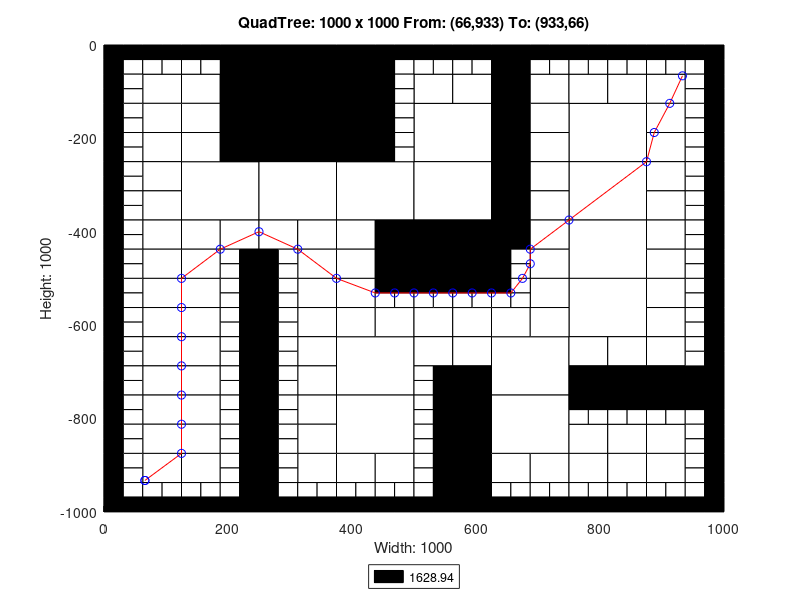

Reproduce this figure in MATLAB.
axis([0 1000 -1000 0]);
title('QuadTree: 1000 x 1000 From: (66,933) To: (933,66)');
xlabel('Width: 1000');
ylabel('Height: 1000');
rectangle('Position',[250 -125 125 125], 'FaceColor',[0 0 0]);
rectangle('Position',[250 -250 125 125], 'FaceColor',[0 0 0]);
rectangle('Position',[125 -375 125 125], 'FaceColor',[1 1 1]);
rectangle('Position',[250 -375 125 125], 'FaceColor',[1 1 1]);
rectangle('Position',[375 -375 125 125], 'FaceColor',[1 1 1]);
rectangle('Position',[500 -250 125 125], 'FaceColor',[1 1 1]);
rectangle('Position',[750 -250 125 125], 'FaceColor',[1 1 1]);
rectangle('Position',[500 -375 125 125], 'FaceColor',[1 1 1]);
rectangle('Position',[500 -500 125 125], 'FaceColor',[0 0 0]);
rectangle('Position',[750 -375 125 125], 'FaceColor',[1 1 1]);
rectangle('Position',[750 -500 125 125], 'FaceColor',[1 1 1]);
rectangle('Position',[375 -750 125 125], 'FaceColor',[1 1 1]);
rectangle('Position',[375 -875 125 125], 'FaceColor',[1 1 1]);
rectangle('Position',[625 -750 125 125], 'FaceColor',[1 1 1]);
rectangle('Position',[750 -625 125 125], 'FaceColor',[1 1 1]);
rectangle('Position',[625 -875 125 125], 'FaceColor',[1 1 1]);
rectangle('Position',[62.5 -125 62.5 62.5], 'FaceColor',[1 1 1]);
rectangle('Position',[187.5 -62.5 62.5 62.5], 'FaceColor',[0 0 0]);
rectangle('Position',[125 -125 62.5 62.5], 'FaceColor',[1 1 1]);
rectangle('Position',[187.5 -125 62.5 62.5], 'FaceColor',[0 0 0]);
rectangle('Position',[62.5 -187.5 62.5 62.5], 'FaceColor',[1 1 1]);
rectangle('Position',[62.5 -250 62.5 62.5], 'FaceColor',[1 1 1]);
rectangle('Position',[125 -187.5 62.5 62.5], 'FaceColor',[1 1 1]);
rectangle('Position',[187.5 -187.5 62.5 62.5], 'FaceColor',[0 0 0]);
rectangle('Position',[125 -250 62.5 62.5], 'FaceColor',[1 1 1]);
rectangle('Position',[187.5 -250 62.5 62.5], 'FaceColor',[0 0 0]);
rectangle('Position',[375 -62.5 62.5 62.5], 'FaceColor',[0 0 0]);
rectangle('Position',[375 -125 62.5 62.5], 'FaceColor',[0 0 0]);
rectangle('Position',[375 -187.5 62.5 62.5], 'FaceColor',[0 0 0]);
rectangle('Position',[375 -250 62.5 62.5], 'FaceColor',[0 0 0]);
rectangle('Position',[62.5 -312.5 62.5 62.5], 'FaceColor',[1 1 1]);
rectangle('Position',[62.5 -375 62.5 62.5], 'FaceColor',[1 1 1]);
rectangle('Position',[62.5 -437.5 62.5 62.5], 'FaceColor',[1 1 1]);
rectangle('Position',[62.5 -500 62.5 62.5], 'FaceColor',[1 1 1]);
rectangle('Position',[125 -437.5 62.5 62.5], 'FaceColor',[1 1 1]);
rectangle('Position',[187.5 -437.5 62.5 62.5], 'FaceColor',[1 1 1]);
rectangle('Position',[125 -500 62.5 62.5], 'FaceColor',[1 1 1]);
rectangle('Position',[250 -437.5 62.5 62.5], 'FaceColor',[1 1 1]);
rectangle('Position',[312.5 -437.5 62.5 62.5], 'FaceColor',[1 1 1]);
rectangle('Position',[312.5 -500 62.5 62.5], 'FaceColor',[1 1 1]);
rectangle('Position',[375 -437.5 62.5 62.5], 'FaceColor',[1 1 1]);
rectangle('Position',[437.5 -437.5 62.5 62.5], 'FaceColor',[0 0 0]);
rectangle('Position',[375 -500 62.5 62.5], 'FaceColor',[1 1 1]);
rectangle('Position',[437.5 -500 62.5 62.5], 'FaceColor',[0 0 0]);
rectangle('Position',[500 -125 62.5 62.5], 'FaceColor',[1 1 1]);
rectangle('Position',[562.5 -125 62.5 62.5], 'FaceColor',[1 1 1]);
rectangle('Position',[625 -62.5 62.5 62.5], 'FaceColor',[0 0 0]);
rectangle('Position',[625 -125 62.5 62.5], 'FaceColor',[0 0 0]);
rectangle('Position',[687.5 -125 62.5 62.5], 'FaceColor',[1 1 1]);
rectangle('Position',[625 -187.5 62.5 62.5], 'FaceColor',[0 0 0]);
rectangle('Position',[687.5 -187.5 62.5 62.5], 'FaceColor',[1 1 1]);
rectangle('Position',[625 -250 62.5 62.5], 'FaceColor',[0 0 0]);
rectangle('Position',[687.5 -250 62.5 62.5], 'FaceColor',[1 1 1]);
rectangle('Position',[750 -125 62.5 62.5], 'FaceColor',[1 1 1]);
rectangle('Position',[812.5 -125 62.5 62.5], 'FaceColor',[1 1 1]);
rectangle('Position',[875 -125 62.5 62.5], 'FaceColor',[1 1 1]);
rectangle('Position',[875 -187.5 62.5 62.5], 'FaceColor',[1 1 1]);
rectangle('Position',[875 -250 62.5 62.5], 'FaceColor',[1 1 1]);
rectangle('Position',[625 -312.5 62.5 62.5], 'FaceColor',[0 0 0]);
rectangle('Position',[687.5 -312.5 62.5 62.5], 'FaceColor',[1 1 1]);
rectangle('Position',[625 -375 62.5 62.5], 'FaceColor',[0 0 0]);
rectangle('Position',[687.5 -375 62.5 62.5], 'FaceColor',[1 1 1]);
rectangle('Position',[625 -437.5 62.5 62.5], 'FaceColor',[0 0 0]);
rectangle('Position',[687.5 -437.5 62.5 62.5], 'FaceColor',[1 1 1]);
rectangle('Position',[687.5 -500 62.5 62.5], 'FaceColor',[1 1 1]);
rectangle('Position',[875 -312.5 62.5 62.5], 'FaceColor',[1 1 1]);
rectangle('Position',[875 -375 62.5 62.5], 'FaceColor',[1 1 1]);
rectangle('Position',[875 -437.5 62.5 62.5], 'FaceColor',[1 1 1]);
rectangle('Position',[875 -500 62.5 62.5], 'FaceColor',[1 1 1]);
rectangle('Position',[62.5 -562.5 62.5 62.5], 'FaceColor',[1 1 1]);
rectangle('Position',[62.5 -625 62.5 62.5], 'FaceColor',[1 1 1]);
rectangle('Position',[125 -562.5 62.5 62.5], 'FaceColor',[1 1 1]);
rectangle('Position',[125 -625 62.5 62.5], 'FaceColor',[1 1 1]);
rectangle('Position',[62.5 -687.5 62.5 62.5], 'FaceColor',[1 1 1]);
rectangle('Position',[62.5 -750 62.5 62.5], 'FaceColor',[1 1 1]);
rectangle('Position',[125 -687.5 62.5 62.5], 'FaceColor',[1 1 1]);
rectangle('Position',[125 -750 62.5 62.5], 'FaceColor',[1 1 1]);
rectangle('Position',[312.5 -562.5 62.5 62.5], 'FaceColor',[1 1 1]);
rectangle('Position',[312.5 -625 62.5 62.5], 'FaceColor',[1 1 1]);
rectangle('Position',[375 -562.5 62.5 62.5], 'FaceColor',[1 1 1]);
rectangle('Position',[375 -625 62.5 62.5], 'FaceColor',[1 1 1]);
rectangle('Position',[437.5 -625 62.5 62.5], 'FaceColor',[1 1 1]);
rectangle('Position',[312.5 -687.5 62.5 62.5], 'FaceColor',[1 1 1]);
rectangle('Position',[312.5 -750 62.5 62.5], 'FaceColor',[1 1 1]);
rectangle('Position',[62.5 -812.5 62.5 62.5], 'FaceColor',[1 1 1]);
rectangle('Position',[62.5 -875 62.5 62.5], 'FaceColor',[1 1 1]);
rectangle('Position',[125 -812.5 62.5 62.5], 'FaceColor',[1 1 1]);
rectangle('Position',[125 -875 62.5 62.5], 'FaceColor',[1 1 1]);
rectangle('Position',[62.5 -937.5 62.5 62.5], 'FaceColor',[1 1 1]);
rectangle('Position',[125 -937.5 62.5 62.5], 'FaceColor',[1 1 1]);
rectangle('Position',[312.5 -812.5 62.5 62.5], 'FaceColor',[1 1 1]);
rectangle('Position',[312.5 -875 62.5 62.5], 'FaceColor',[1 1 1]);
rectangle('Position',[312.5 -937.5 62.5 62.5], 'FaceColor',[1 1 1]);
rectangle('Position',[375 -937.5 62.5 62.5], 'FaceColor',[1 1 1]);
rectangle('Position',[437.5 -937.5 62.5 62.5], 'FaceColor',[1 1 1]);
rectangle('Position',[500 -625 62.5 62.5], 'FaceColor',[1 1 1]);
rectangle('Position',[562.5 -625 62.5 62.5], 'FaceColor',[1 1 1]);
rectangle('Position',[687.5 -562.5 62.5 62.5], 'FaceColor',[1 1 1]);
rectangle('Position',[625 -625 62.5 62.5], 'FaceColor',[1 1 1]);
rectangle('Position',[687.5 -625 62.5 62.5], 'FaceColor',[1 1 1]);
rectangle('Position',[500 -687.5 62.5 62.5], 'FaceColor',[1 1 1]);
rectangle('Position',[562.5 -687.5 62.5 62.5], 'FaceColor',[1 1 1]);
rectangle('Position',[562.5 -750 62.5 62.5], 'FaceColor',[0 0 0]);
rectangle('Position',[875 -562.5 62.5 62.5], 'FaceColor',[1 1 1]);
rectangle('Position',[875 -625 62.5 62.5], 'FaceColor',[1 1 1]);
rectangle('Position',[750 -687.5 62.5 62.5], 'FaceColor',[1 1 1]);
rectangle('Position',[812.5 -687.5 62.5 62.5], 'FaceColor',[1 1 1]);
rectangle('Position',[750 -750 62.5 62.5], 'FaceColor',[0 0 0]);
rectangle('Position',[812.5 -750 62.5 62.5], 'FaceColor',[0 0 0]);
rectangle('Position',[875 -687.5 62.5 62.5], 'FaceColor',[1 1 1]);
rectangle('Position',[875 -750 62.5 62.5], 'FaceColor',[0 0 0]);
rectangle('Position',[937.5 -750 62.5 62.5], 'FaceColor',[0 0 0]);
rectangle('Position',[562.5 -812.5 62.5 62.5], 'FaceColor',[0 0 0]);
rectangle('Position',[562.5 -875 62.5 62.5], 'FaceColor',[0 0 0]);
rectangle('Position',[562.5 -937.5 62.5 62.5], 'FaceColor',[0 0 0]);
rectangle('Position',[562.5 -1000 62.5 62.5], 'FaceColor',[0 0 0]);
rectangle('Position',[625 -937.5 62.5 62.5], 'FaceColor',[1 1 1]);
rectangle('Position',[687.5 -937.5 62.5 62.5], 'FaceColor',[1 1 1]);
rectangle('Position',[750 -875 62.5 62.5], 'FaceColor',[1 1 1]);
rectangle('Position',[812.5 -875 62.5 62.5], 'FaceColor',[1 1 1]);
rectangle('Position',[875 -875 62.5 62.5], 'FaceColor',[1 1 1]);
rectangle('Position',[750 -937.5 62.5 62.5], 'FaceColor',[1 1 1]);
rectangle('Position',[812.5 -937.5 62.5 62.5], 'FaceColor',[1 1 1]);
rectangle('Position',[875 -937.5 62.5 62.5], 'FaceColor',[1 1 1]);
rectangle('Position',[0 -31.25 31.25 31.25], 'FaceColor',[0 0 0]);
rectangle('Position',[31.25 -31.25 31.25 31.25], 'FaceColor',[0 0 0]);
rectangle('Position',[0 -62.5 31.25 31.25], 'FaceColor',[0 0 0]);
rectangle('Position',[31.25 -62.5 31.25 31.25], 'FaceColor',[1 1 1]);
rectangle('Position',[62.5 -31.25 31.25 31.25], 'FaceColor',[0 0 0]);
rectangle('Position',[93.75 -31.25 31.25 31.25], 'FaceColor',[0 0 0]);
rectangle('Position',[62.5 -62.5 31.25 31.25], 'FaceColor',[1 1 1]);
rectangle('Position',[93.75 -62.5 31.25 31.25], 'FaceColor',[1 1 1]);
rectangle('Position',[0 -93.75 31.25 31.25], 'FaceColor',[0 0 0]);
rectangle('Position',[31.25 -93.75 31.25 31.25], 'FaceColor',[1 1 1]);
rectangle('Position',[0 -125 31.25 31.25], 'FaceColor',[0 0 0]);
rectangle('Position',[31.25 -125 31.25 31.25], 'FaceColor',[1 1 1]);
rectangle('Position',[125 -31.25 31.25 31.25], 'FaceColor',[0 0 0]);
rectangle('Position',[156.25 -31.25 31.25 31.25], 'FaceColor',[0 0 0]);
rectangle('Position',[125 -62.5 31.25 31.25], 'FaceColor',[1 1 1]);
rectangle('Position',[156.25 -62.5 31.25 31.25], 'FaceColor',[1 1 1]);
rectangle('Position',[0 -156.25 31.25 31.25], 'FaceColor',[0 0 0]);
rectangle('Position',[31.25 -156.25 31.25 31.25], 'FaceColor',[1 1 1]);
rectangle('Position',[0 -187.5 31.25 31.25], 'FaceColor',[0 0 0]);
rectangle('Position',[31.25 -187.5 31.25 31.25], 'FaceColor',[1 1 1]);
rectangle('Position',[0 -218.75 31.25 31.25], 'FaceColor',[0 0 0]);
rectangle('Position',[31.25 -218.75 31.25 31.25], 'FaceColor',[1 1 1]);
rectangle('Position',[0 -250 31.25 31.25], 'FaceColor',[0 0 0]);
rectangle('Position',[31.25 -250 31.25 31.25], 'FaceColor',[1 1 1]);
rectangle('Position',[437.5 -31.25 31.25 31.25], 'FaceColor',[0 0 0]);
rectangle('Position',[468.75 -31.25 31.25 31.25], 'FaceColor',[0 0 0]);
rectangle('Position',[437.5 -62.5 31.25 31.25], 'FaceColor',[0 0 0]);
rectangle('Position',[468.75 -62.5 31.25 31.25], 'FaceColor',[1 1 1]);
rectangle('Position',[437.5 -93.75 31.25 31.25], 'FaceColor',[0 0 0]);
rectangle('Position',[468.75 -93.75 31.25 31.25], 'FaceColor',[1 1 1]);
rectangle('Position',[437.5 -125 31.25 31.25], 'FaceColor',[0 0 0]);
rectangle('Position',[468.75 -125 31.25 31.25], 'FaceColor',[1 1 1]);
rectangle('Position',[437.5 -156.25 31.25 31.25], 'FaceColor',[0 0 0]);
rectangle('Position',[468.75 -156.25 31.25 31.25], 'FaceColor',[1 1 1]);
rectangle('Position',[437.5 -187.5 31.25 31.25], 'FaceColor',[0 0 0]);
rectangle('Position',[468.75 -187.5 31.25 31.25], 'FaceColor',[1 1 1]);
rectangle('Position',[437.5 -218.75 31.25 31.25], 'FaceColor',[0 0 0]);
rectangle('Position',[468.75 -218.75 31.25 31.25], 'FaceColor',[1 1 1]);
rectangle('Position',[437.5 -250 31.25 31.25], 'FaceColor',[0 0 0]);
rectangle('Position',[468.75 -250 31.25 31.25], 'FaceColor',[1 1 1]);
rectangle('Position',[0 -281.25 31.25 31.25], 'FaceColor',[0 0 0]);
rectangle('Position',[31.25 -281.25 31.25 31.25], 'FaceColor',[1 1 1]);
rectangle('Position',[0 -312.5 31.25 31.25], 'FaceColor',[0 0 0]);
rectangle('Position',[31.25 -312.5 31.25 31.25], 'FaceColor',[1 1 1]);
rectangle('Position',[0 -343.75 31.25 31.25], 'FaceColor',[0 0 0]);
rectangle('Position',[31.25 -343.75 31.25 31.25], 'FaceColor',[1 1 1]);
rectangle('Position',[0 -375 31.25 31.25], 'FaceColor',[0 0 0]);
rectangle('Position',[31.25 -375 31.25 31.25], 'FaceColor',[1 1 1]);
rectangle('Position',[0 -406.25 31.25 31.25], 'FaceColor',[0 0 0]);
rectangle('Position',[31.25 -406.25 31.25 31.25], 'FaceColor',[1 1 1]);
rectangle('Position',[0 -437.5 31.25 31.25], 'FaceColor',[0 0 0]);
rectangle('Position',[31.25 -437.5 31.25 31.25], 'FaceColor',[1 1 1]);
rectangle('Position',[0 -468.75 31.25 31.25], 'FaceColor',[0 0 0]);
rectangle('Position',[31.25 -468.75 31.25 31.25], 'FaceColor',[1 1 1]);
rectangle('Position',[0 -500 31.25 31.25], 'FaceColor',[0 0 0]);
rectangle('Position',[31.25 -500 31.25 31.25], 'FaceColor',[1 1 1]);
rectangle('Position',[187.5 -468.75 31.25 31.25], 'FaceColor',[1 1 1]);
rectangle('Position',[218.75 -468.75 31.25 31.25], 'FaceColor',[0 0 0]);
rectangle('Position',[187.5 -500 31.25 31.25], 'FaceColor',[1 1 1]);
rectangle('Position',[218.75 -500 31.25 31.25], 'FaceColor',[0 0 0]);
rectangle('Position',[250 -468.75 31.25 31.25], 'FaceColor',[0 0 0]);
rectangle('Position',[281.25 -468.75 31.25 31.25], 'FaceColor',[1 1 1]);
rectangle('Position',[250 -500 31.25 31.25], 'FaceColor',[0 0 0]);
rectangle('Position',[281.25 -500 31.25 31.25], 'FaceColor',[1 1 1]);
rectangle('Position',[500 -31.25 31.25 31.25], 'FaceColor',[0 0 0]);
rectangle('Position',[531.25 -31.25 31.25 31.25], 'FaceColor',[0 0 0]);
rectangle('Position',[500 -62.5 31.25 31.25], 'FaceColor',[1 1 1]);
rectangle('Position',[531.25 -62.5 31.25 31.25], 'FaceColor',[1 1 1]);
rectangle('Position',[562.5 -31.25 31.25 31.25], 'FaceColor',[0 0 0]);
rectangle('Position',[593.75 -31.25 31.25 31.25], 'FaceColor',[0 0 0]);
rectangle('Position',[562.5 -62.5 31.25 31.25], 'FaceColor',[1 1 1]);
rectangle('Position',[593.75 -62.5 31.25 31.25], 'FaceColor',[1 1 1]);
rectangle('Position',[687.5 -31.25 31.25 31.25], 'FaceColor',[0 0 0]);
rectangle('Position',[718.75 -31.25 31.25 31.25], 'FaceColor',[0 0 0]);
rectangle('Position',[687.5 -62.5 31.25 31.25], 'FaceColor',[1 1 1]);
rectangle('Position',[718.75 -62.5 31.25 31.25], 'FaceColor',[1 1 1]);
rectangle('Position',[750 -31.25 31.25 31.25], 'FaceColor',[0 0 0]);
rectangle('Position',[781.25 -31.25 31.25 31.25], 'FaceColor',[0 0 0]);
rectangle('Position',[750 -62.5 31.25 31.25], 'FaceColor',[1 1 1]);
rectangle('Position',[781.25 -62.5 31.25 31.25], 'FaceColor',[1 1 1]);
rectangle('Position',[812.5 -31.25 31.25 31.25], 'FaceColor',[0 0 0]);
rectangle('Position',[843.75 -31.25 31.25 31.25], 'FaceColor',[0 0 0]);
rectangle('Position',[812.5 -62.5 31.25 31.25], 'FaceColor',[1 1 1]);
rectangle('Position',[843.75 -62.5 31.25 31.25], 'FaceColor',[1 1 1]);
rectangle('Position',[875 -31.25 31.25 31.25], 'FaceColor',[0 0 0]);
rectangle('Position',[906.25 -31.25 31.25 31.25], 'FaceColor',[0 0 0]);
rectangle('Position',[875 -62.5 31.25 31.25], 'FaceColor',[1 1 1]);
rectangle('Position',[906.25 -62.5 31.25 31.25], 'FaceColor',[1 1 1]);
rectangle('Position',[937.5 -31.25 31.25 31.25], 'FaceColor',[0 0 0]);
rectangle('Position',[968.75 -31.25 31.25 31.25], 'FaceColor',[0 0 0]);
rectangle('Position',[937.5 -62.5 31.25 31.25], 'FaceColor',[1 1 1]);
rectangle('Position',[968.75 -62.5 31.25 31.25], 'FaceColor',[0 0 0]);
rectangle('Position',[937.5 -93.75 31.25 31.25], 'FaceColor',[1 1 1]);
rectangle('Position',[968.75 -93.75 31.25 31.25], 'FaceColor',[0 0 0]);
rectangle('Position',[937.5 -125 31.25 31.25], 'FaceColor',[1 1 1]);
rectangle('Position',[968.75 -125 31.25 31.25], 'FaceColor',[0 0 0]);
rectangle('Position',[937.5 -156.25 31.25 31.25], 'FaceColor',[1 1 1]);
rectangle('Position',[968.75 -156.25 31.25 31.25], 'FaceColor',[0 0 0]);
rectangle('Position',[937.5 -187.5 31.25 31.25], 'FaceColor',[1 1 1]);
rectangle('Position',[968.75 -187.5 31.25 31.25], 'FaceColor',[0 0 0]);
rectangle('Position',[937.5 -218.75 31.25 31.25], 'FaceColor',[1 1 1]);
rectangle('Position',[968.75 -218.75 31.25 31.25], 'FaceColor',[0 0 0]);
rectangle('Position',[937.5 -250 31.25 31.25], 'FaceColor',[1 1 1]);
rectangle('Position',[968.75 -250 31.25 31.25], 'FaceColor',[0 0 0]);
rectangle('Position',[625 -468.75 31.25 31.25], 'FaceColor',[0 0 0]);
rectangle('Position',[656.25 -468.75 31.25 31.25], 'FaceColor',[1 1 1]);
rectangle('Position',[625 -500 31.25 31.25], 'FaceColor',[0 0 0]);
rectangle('Position',[656.25 -500 31.25 31.25], 'FaceColor',[1 1 1]);
rectangle('Position',[937.5 -281.25 31.25 31.25], 'FaceColor',[1 1 1]);
rectangle('Position',[968.75 -281.25 31.25 31.25], 'FaceColor',[0 0 0]);
rectangle('Position',[937.5 -312.5 31.25 31.25], 'FaceColor',[1 1 1]);
rectangle('Position',[968.75 -312.5 31.25 31.25], 'FaceColor',[0 0 0]);
rectangle('Position',[937.5 -343.75 31.25 31.25], 'FaceColor',[1 1 1]);
rectangle('Position',[968.75 -343.75 31.25 31.25], 'FaceColor',[0 0 0]);
rectangle('Position',[937.5 -375 31.25 31.25], 'FaceColor',[1 1 1]);
rectangle('Position',[968.75 -375 31.25 31.25], 'FaceColor',[0 0 0]);
rectangle('Position',[937.5 -406.25 31.25 31.25], 'FaceColor',[1 1 1]);
rectangle('Position',[968.75 -406.25 31.25 31.25], 'FaceColor',[0 0 0]);
rectangle('Position',[937.5 -437.5 31.25 31.25], 'FaceColor',[1 1 1]);
rectangle('Position',[968.75 -437.5 31.25 31.25], 'FaceColor',[0 0 0]);
rectangle('Position',[937.5 -468.75 31.25 31.25], 'FaceColor',[1 1 1]);
rectangle('Position',[968.75 -468.75 31.25 31.25], 'FaceColor',[0 0 0]);
rectangle('Position',[937.5 -500 31.25 31.25], 'FaceColor',[1 1 1]);
rectangle('Position',[968.75 -500 31.25 31.25], 'FaceColor',[0 0 0]);
rectangle('Position',[0 -531.25 31.25 31.25], 'FaceColor',[0 0 0]);
rectangle('Position',[31.25 -531.25 31.25 31.25], 'FaceColor',[1 1 1]);
rectangle('Position',[0 -562.5 31.25 31.25], 'FaceColor',[0 0 0]);
rectangle('Position',[31.25 -562.5 31.25 31.25], 'FaceColor',[1 1 1]);
rectangle('Position',[0 -593.75 31.25 31.25], 'FaceColor',[0 0 0]);
rectangle('Position',[31.25 -593.75 31.25 31.25], 'FaceColor',[1 1 1]);
rectangle('Position',[0 -625 31.25 31.25], 'FaceColor',[0 0 0]);
rectangle('Position',[31.25 -625 31.25 31.25], 'FaceColor',[1 1 1]);
rectangle('Position',[187.5 -531.25 31.25 31.25], 'FaceColor',[1 1 1]);
rectangle('Position',[218.75 -531.25 31.25 31.25], 'FaceColor',[0 0 0]);
rectangle('Position',[187.5 -562.5 31.25 31.25], 'FaceColor',[1 1 1]);
rectangle('Position',[218.75 -562.5 31.25 31.25], 'FaceColor',[0 0 0]);
rectangle('Position',[187.5 -593.75 31.25 31.25], 'FaceColor',[1 1 1]);
rectangle('Position',[218.75 -593.75 31.25 31.25], 'FaceColor',[0 0 0]);
rectangle('Position',[187.5 -625 31.25 31.25], 'FaceColor',[1 1 1]);
rectangle('Position',[218.75 -625 31.25 31.25], 'FaceColor',[0 0 0]);
rectangle('Position',[0 -656.25 31.25 31.25], 'FaceColor',[0 0 0]);
rectangle('Position',[31.25 -656.25 31.25 31.25], 'FaceColor',[1 1 1]);
rectangle('Position',[0 -687.5 31.25 31.25], 'FaceColor',[0 0 0]);
rectangle('Position',[31.25 -687.5 31.25 31.25], 'FaceColor',[1 1 1]);
rectangle('Position',[0 -718.75 31.25 31.25], 'FaceColor',[0 0 0]);
rectangle('Position',[31.25 -718.75 31.25 31.25], 'FaceColor',[1 1 1]);
rectangle('Position',[0 -750 31.25 31.25], 'FaceColor',[0 0 0]);
rectangle('Position',[31.25 -750 31.25 31.25], 'FaceColor',[1 1 1]);
rectangle('Position',[187.5 -656.25 31.25 31.25], 'FaceColor',[1 1 1]);
rectangle('Position',[218.75 -656.25 31.25 31.25], 'FaceColor',[0 0 0]);
rectangle('Position',[187.5 -687.5 31.25 31.25], 'FaceColor',[1 1 1]);
rectangle('Position',[218.75 -687.5 31.25 31.25], 'FaceColor',[0 0 0]);
rectangle('Position',[187.5 -718.75 31.25 31.25], 'FaceColor',[1 1 1]);
rectangle('Position',[218.75 -718.75 31.25 31.25], 'FaceColor',[0 0 0]);
rectangle('Position',[187.5 -750 31.25 31.25], 'FaceColor',[1 1 1]);
rectangle('Position',[218.75 -750 31.25 31.25], 'FaceColor',[0 0 0]);
rectangle('Position',[250 -531.25 31.25 31.25], 'FaceColor',[0 0 0]);
rectangle('Position',[281.25 -531.25 31.25 31.25], 'FaceColor',[1 1 1]);
rectangle('Position',[250 -562.5 31.25 31.25], 'FaceColor',[0 0 0]);
rectangle('Position',[281.25 -562.5 31.25 31.25], 'FaceColor',[1 1 1]);
rectangle('Position',[250 -593.75 31.25 31.25], 'FaceColor',[0 0 0]);
rectangle('Position',[281.25 -593.75 31.25 31.25], 'FaceColor',[1 1 1]);
rectangle('Position',[250 -625 31.25 31.25], 'FaceColor',[0 0 0]);
rectangle('Position',[281.25 -625 31.25 31.25], 'FaceColor',[1 1 1]);
rectangle('Position',[437.5 -531.25 31.25 31.25], 'FaceColor',[0 0 0]);
rectangle('Position',[468.75 -531.25 31.25 31.25], 'FaceColor',[0 0 0]);
rectangle('Position',[437.5 -562.5 31.25 31.25], 'FaceColor',[1 1 1]);
rectangle('Position',[468.75 -562.5 31.25 31.25], 'FaceColor',[1 1 1]);
rectangle('Position',[250 -656.25 31.25 31.25], 'FaceColor',[0 0 0]);
rectangle('Position',[281.25 -656.25 31.25 31.25], 'FaceColor',[1 1 1]);
rectangle('Position',[250 -687.5 31.25 31.25], 'FaceColor',[0 0 0]);
rectangle('Position',[281.25 -687.5 31.25 31.25], 'FaceColor',[1 1 1]);
rectangle('Position',[250 -718.75 31.25 31.25], 'FaceColor',[0 0 0]);
rectangle('Position',[281.25 -718.75 31.25 31.25], 'FaceColor',[1 1 1]);
rectangle('Position',[250 -750 31.25 31.25], 'FaceColor',[0 0 0]);
rectangle('Position',[281.25 -750 31.25 31.25], 'FaceColor',[1 1 1]);
rectangle('Position',[0 -781.25 31.25 31.25], 'FaceColor',[0 0 0]);
rectangle('Position',[31.25 -781.25 31.25 31.25], 'FaceColor',[1 1 1]);
rectangle('Position',[0 -812.5 31.25 31.25], 'FaceColor',[0 0 0]);
rectangle('Position',[31.25 -812.5 31.25 31.25], 'FaceColor',[1 1 1]);
rectangle('Position',[0 -843.75 31.25 31.25], 'FaceColor',[0 0 0]);
rectangle('Position',[31.25 -843.75 31.25 31.25], 'FaceColor',[1 1 1]);
rectangle('Position',[0 -875 31.25 31.25], 'FaceColor',[0 0 0]);
rectangle('Position',[31.25 -875 31.25 31.25], 'FaceColor',[1 1 1]);
rectangle('Position',[187.5 -781.25 31.25 31.25], 'FaceColor',[1 1 1]);
rectangle('Position',[218.75 -781.25 31.25 31.25], 'FaceColor',[0 0 0]);
rectangle('Position',[187.5 -812.5 31.25 31.25], 'FaceColor',[1 1 1]);
rectangle('Position',[218.75 -812.5 31.25 31.25], 'FaceColor',[0 0 0]);
rectangle('Position',[187.5 -843.75 31.25 31.25], 'FaceColor',[1 1 1]);
rectangle('Position',[218.75 -843.75 31.25 31.25], 'FaceColor',[0 0 0]);
rectangle('Position',[187.5 -875 31.25 31.25], 'FaceColor',[1 1 1]);
rectangle('Position',[218.75 -875 31.25 31.25], 'FaceColor',[0 0 0]);
rectangle('Position',[0 -906.25 31.25 31.25], 'FaceColor',[0 0 0]);
rectangle('Position',[31.25 -906.25 31.25 31.25], 'FaceColor',[1 1 1]);
rectangle('Position',[0 -937.5 31.25 31.25], 'FaceColor',[0 0 0]);
rectangle('Position',[31.25 -937.5 31.25 31.25], 'FaceColor',[1 1 1]);
rectangle('Position',[0 -968.75 31.25 31.25], 'FaceColor',[0 0 0]);
rectangle('Position',[31.25 -968.75 31.25 31.25], 'FaceColor',[1 1 1]);
rectangle('Position',[0 -1000 31.25 31.25], 'FaceColor',[0 0 0]);
rectangle('Position',[31.25 -1000 31.25 31.25], 'FaceColor',[0 0 0]);
rectangle('Position',[62.5 -968.75 31.25 31.25], 'FaceColor',[1 1 1]);
rectangle('Position',[93.75 -968.75 31.25 31.25], 'FaceColor',[1 1 1]);
rectangle('Position',[62.5 -1000 31.25 31.25], 'FaceColor',[0 0 0]);
rectangle('Position',[93.75 -1000 31.25 31.25], 'FaceColor',[0 0 0]);
rectangle('Position',[187.5 -906.25 31.25 31.25], 'FaceColor',[1 1 1]);
rectangle('Position',[218.75 -906.25 31.25 31.25], 'FaceColor',[0 0 0]);
rectangle('Position',[187.5 -937.5 31.25 31.25], 'FaceColor',[1 1 1]);
rectangle('Position',[218.75 -937.5 31.25 31.25], 'FaceColor',[0 0 0]);
rectangle('Position',[125 -968.75 31.25 31.25], 'FaceColor',[1 1 1]);
rectangle('Position',[156.25 -968.75 31.25 31.25], 'FaceColor',[1 1 1]);
rectangle('Position',[125 -1000 31.25 31.25], 'FaceColor',[0 0 0]);
rectangle('Position',[156.25 -1000 31.25 31.25], 'FaceColor',[0 0 0]);
rectangle('Position',[187.5 -968.75 31.25 31.25], 'FaceColor',[1 1 1]);
rectangle('Position',[218.75 -968.75 31.25 31.25], 'FaceColor',[0 0 0]);
rectangle('Position',[187.5 -1000 31.25 31.25], 'FaceColor',[0 0 0]);
rectangle('Position',[218.75 -1000 31.25 31.25], 'FaceColor',[0 0 0]);
rectangle('Position',[250 -781.25 31.25 31.25], 'FaceColor',[0 0 0]);
rectangle('Position',[281.25 -781.25 31.25 31.25], 'FaceColor',[1 1 1]);
rectangle('Position',[250 -812.5 31.25 31.25], 'FaceColor',[0 0 0]);
rectangle('Position',[281.25 -812.5 31.25 31.25], 'FaceColor',[1 1 1]);
rectangle('Position',[250 -843.75 31.25 31.25], 'FaceColor',[0 0 0]);
rectangle('Position',[281.25 -843.75 31.25 31.25], 'FaceColor',[1 1 1]);
rectangle('Position',[250 -875 31.25 31.25], 'FaceColor',[0 0 0]);
rectangle('Position',[281.25 -875 31.25 31.25], 'FaceColor',[1 1 1]);
rectangle('Position',[250 -906.25 31.25 31.25], 'FaceColor',[0 0 0]);
rectangle('Position',[281.25 -906.25 31.25 31.25], 'FaceColor',[1 1 1]);
rectangle('Position',[250 -937.5 31.25 31.25], 'FaceColor',[0 0 0]);
rectangle('Position',[281.25 -937.5 31.25 31.25], 'FaceColor',[1 1 1]);
rectangle('Position',[250 -968.75 31.25 31.25], 'FaceColor',[0 0 0]);
rectangle('Position',[281.25 -968.75 31.25 31.25], 'FaceColor',[1 1 1]);
rectangle('Position',[250 -1000 31.25 31.25], 'FaceColor',[0 0 0]);
rectangle('Position',[281.25 -1000 31.25 31.25], 'FaceColor',[0 0 0]);
rectangle('Position',[312.5 -968.75 31.25 31.25], 'FaceColor',[1 1 1]);
rectangle('Position',[343.75 -968.75 31.25 31.25], 'FaceColor',[1 1 1]);
rectangle('Position',[312.5 -1000 31.25 31.25], 'FaceColor',[0 0 0]);
rectangle('Position',[343.75 -1000 31.25 31.25], 'FaceColor',[0 0 0]);
rectangle('Position',[375 -968.75 31.25 31.25], 'FaceColor',[1 1 1]);
rectangle('Position',[406.25 -968.75 31.25 31.25], 'FaceColor',[1 1 1]);
rectangle('Position',[375 -1000 31.25 31.25], 'FaceColor',[0 0 0]);
rectangle('Position',[406.25 -1000 31.25 31.25], 'FaceColor',[0 0 0]);
rectangle('Position',[437.5 -968.75 31.25 31.25], 'FaceColor',[1 1 1]);
rectangle('Position',[468.75 -968.75 31.25 31.25], 'FaceColor',[1 1 1]);
rectangle('Position',[437.5 -1000 31.25 31.25], 'FaceColor',[0 0 0]);
rectangle('Position',[468.75 -1000 31.25 31.25], 'FaceColor',[0 0 0]);
rectangle('Position',[500 -531.25 31.25 31.25], 'FaceColor',[0 0 0]);
rectangle('Position',[531.25 -531.25 31.25 31.25], 'FaceColor',[0 0 0]);
rectangle('Position',[500 -562.5 31.25 31.25], 'FaceColor',[1 1 1]);
rectangle('Position',[531.25 -562.5 31.25 31.25], 'FaceColor',[1 1 1]);
rectangle('Position',[562.5 -531.25 31.25 31.25], 'FaceColor',[0 0 0]);
rectangle('Position',[593.75 -531.25 31.25 31.25], 'FaceColor',[0 0 0]);
rectangle('Position',[562.5 -562.5 31.25 31.25], 'FaceColor',[1 1 1]);
rectangle('Position',[593.75 -562.5 31.25 31.25], 'FaceColor',[1 1 1]);
rectangle('Position',[625 -531.25 31.25 31.25], 'FaceColor',[0 0 0]);
rectangle('Position',[656.25 -531.25 31.25 31.25], 'FaceColor',[1 1 1]);
rectangle('Position',[625 -562.5 31.25 31.25], 'FaceColor',[1 1 1]);
rectangle('Position',[656.25 -562.5 31.25 31.25], 'FaceColor',[1 1 1]);
rectangle('Position',[500 -718.75 31.25 31.25], 'FaceColor',[1 1 1]);
rectangle('Position',[531.25 -718.75 31.25 31.25], 'FaceColor',[0 0 0]);
rectangle('Position',[500 -750 31.25 31.25], 'FaceColor',[1 1 1]);
rectangle('Position',[531.25 -750 31.25 31.25], 'FaceColor',[0 0 0]);
rectangle('Position',[937.5 -531.25 31.25 31.25], 'FaceColor',[1 1 1]);
rectangle('Position',[968.75 -531.25 31.25 31.25], 'FaceColor',[0 0 0]);
rectangle('Position',[937.5 -562.5 31.25 31.25], 'FaceColor',[1 1 1]);
rectangle('Position',[968.75 -562.5 31.25 31.25], 'FaceColor',[0 0 0]);
rectangle('Position',[937.5 -593.75 31.25 31.25], 'FaceColor',[1 1 1]);
rectangle('Position',[968.75 -593.75 31.25 31.25], 'FaceColor',[0 0 0]);
rectangle('Position',[937.5 -625 31.25 31.25], 'FaceColor',[1 1 1]);
rectangle('Position',[968.75 -625 31.25 31.25], 'FaceColor',[0 0 0]);
rectangle('Position',[937.5 -656.25 31.25 31.25], 'FaceColor',[1 1 1]);
rectangle('Position',[968.75 -656.25 31.25 31.25], 'FaceColor',[0 0 0]);
rectangle('Position',[937.5 -687.5 31.25 31.25], 'FaceColor',[1 1 1]);
rectangle('Position',[968.75 -687.5 31.25 31.25], 'FaceColor',[0 0 0]);
rectangle('Position',[500 -781.25 31.25 31.25], 'FaceColor',[1 1 1]);
rectangle('Position',[531.25 -781.25 31.25 31.25], 'FaceColor',[0 0 0]);
rectangle('Position',[500 -812.5 31.25 31.25], 'FaceColor',[1 1 1]);
rectangle('Position',[531.25 -812.5 31.25 31.25], 'FaceColor',[0 0 0]);
rectangle('Position',[500 -843.75 31.25 31.25], 'FaceColor',[1 1 1]);
rectangle('Position',[531.25 -843.75 31.25 31.25], 'FaceColor',[0 0 0]);
rectangle('Position',[500 -875 31.25 31.25], 'FaceColor',[1 1 1]);
rectangle('Position',[531.25 -875 31.25 31.25], 'FaceColor',[0 0 0]);
rectangle('Position',[500 -906.25 31.25 31.25], 'FaceColor',[1 1 1]);
rectangle('Position',[531.25 -906.25 31.25 31.25], 'FaceColor',[0 0 0]);
rectangle('Position',[500 -937.5 31.25 31.25], 'FaceColor',[1 1 1]);
rectangle('Position',[531.25 -937.5 31.25 31.25], 'FaceColor',[0 0 0]);
rectangle('Position',[500 -968.75 31.25 31.25], 'FaceColor',[1 1 1]);
rectangle('Position',[531.25 -968.75 31.25 31.25], 'FaceColor',[0 0 0]);
rectangle('Position',[500 -1000 31.25 31.25], 'FaceColor',[0 0 0]);
rectangle('Position',[531.25 -1000 31.25 31.25], 'FaceColor',[0 0 0]);
rectangle('Position',[625 -968.75 31.25 31.25], 'FaceColor',[1 1 1]);
rectangle('Position',[656.25 -968.75 31.25 31.25], 'FaceColor',[1 1 1]);
rectangle('Position',[625 -1000 31.25 31.25], 'FaceColor',[0 0 0]);
rectangle('Position',[656.25 -1000 31.25 31.25], 'FaceColor',[0 0 0]);
rectangle('Position',[687.5 -968.75 31.25 31.25], 'FaceColor',[1 1 1]);
rectangle('Position',[718.75 -968.75 31.25 31.25], 'FaceColor',[1 1 1]);
rectangle('Position',[687.5 -1000 31.25 31.25], 'FaceColor',[0 0 0]);
rectangle('Position',[718.75 -1000 31.25 31.25], 'FaceColor',[0 0 0]);
rectangle('Position',[750 -781.25 31.25 31.25], 'FaceColor',[0 0 0]);
rectangle('Position',[781.25 -781.25 31.25 31.25], 'FaceColor',[0 0 0]);
rectangle('Position',[750 -812.5 31.25 31.25], 'FaceColor',[1 1 1]);
rectangle('Position',[781.25 -812.5 31.25 31.25], 'FaceColor',[1 1 1]);
rectangle('Position',[812.5 -781.25 31.25 31.25], 'FaceColor',[0 0 0]);
rectangle('Position',[843.75 -781.25 31.25 31.25], 'FaceColor',[0 0 0]);
rectangle('Position',[812.5 -812.5 31.25 31.25], 'FaceColor',[1 1 1]);
rectangle('Position',[843.75 -812.5 31.25 31.25], 'FaceColor',[1 1 1]);
rectangle('Position',[875 -781.25 31.25 31.25], 'FaceColor',[0 0 0]);
rectangle('Position',[906.25 -781.25 31.25 31.25], 'FaceColor',[0 0 0]);
rectangle('Position',[875 -812.5 31.25 31.25], 'FaceColor',[1 1 1]);
rectangle('Position',[906.25 -812.5 31.25 31.25], 'FaceColor',[1 1 1]);
rectangle('Position',[937.5 -781.25 31.25 31.25], 'FaceColor',[0 0 0]);
rectangle('Position',[968.75 -781.25 31.25 31.25], 'FaceColor',[0 0 0]);
rectangle('Position',[937.5 -812.5 31.25 31.25], 'FaceColor',[1 1 1]);
rectangle('Position',[968.75 -812.5 31.25 31.25], 'FaceColor',[0 0 0]);
rectangle('Position',[937.5 -843.75 31.25 31.25], 'FaceColor',[1 1 1]);
rectangle('Position',[968.75 -843.75 31.25 31.25], 'FaceColor',[0 0 0]);
rectangle('Position',[937.5 -875 31.25 31.25], 'FaceColor',[1 1 1]);
rectangle('Position',[968.75 -875 31.25 31.25], 'FaceColor',[0 0 0]);
rectangle('Position',[750 -968.75 31.25 31.25], 'FaceColor',[1 1 1]);
rectangle('Position',[781.25 -968.75 31.25 31.25], 'FaceColor',[1 1 1]);
rectangle('Position',[750 -1000 31.25 31.25], 'FaceColor',[0 0 0]);
rectangle('Position',[781.25 -1000 31.25 31.25], 'FaceColor',[0 0 0]);
rectangle('Position',[812.5 -968.75 31.25 31.25], 'FaceColor',[1 1 1]);
rectangle('Position',[843.75 -968.75 31.25 31.25], 'FaceColor',[1 1 1]);
rectangle('Position',[812.5 -1000 31.25 31.25], 'FaceColor',[0 0 0]);
rectangle('Position',[843.75 -1000 31.25 31.25], 'FaceColor',[0 0 0]);
rectangle('Position',[937.5 -906.25 31.25 31.25], 'FaceColor',[1 1 1]);
rectangle('Position',[968.75 -906.25 31.25 31.25], 'FaceColor',[0 0 0]);
rectangle('Position',[937.5 -937.5 31.25 31.25], 'FaceColor',[1 1 1]);
rectangle('Position',[968.75 -937.5 31.25 31.25], 'FaceColor',[0 0 0]);
rectangle('Position',[875 -968.75 31.25 31.25], 'FaceColor',[1 1 1]);
rectangle('Position',[906.25 -968.75 31.25 31.25], 'FaceColor',[1 1 1]);
rectangle('Position',[875 -1000 31.25 31.25], 'FaceColor',[0 0 0]);
rectangle('Position',[906.25 -1000 31.25 31.25], 'FaceColor',[0 0 0]);
rectangle('Position',[937.5 -968.75 31.25 31.25], 'FaceColor',[1 1 1]);
rectangle('Position',[968.75 -968.75 31.25 31.25], 'FaceColor',[0 0 0]);
rectangle('Position',[937.5 -1000 31.25 31.25], 'FaceColor',[0 0 0]);
rectangle('Position',[968.75 -1000 31.25 31.25], 'FaceColor',[0 0 0]);
X=[933,912.5,887.5,875,750,687.5,687.5,675,656.25,625,593.75,562.5,531.25,500,468.75,437.5,375,312.5,250,187.5,125,125,125,125,125,125,125,66,66];
Y=[-66,-125,-187.5,-250,-375,-437.5,-468.75,-500,-531.25,-531.25,-531.25,-531.25,-531.25,-531.25,-531.25,-531.25,-500,-437.5,-400,-437.5,-500,-562.5,-625,-687.5,-750,-812.5,-875,-933,-933];
hold on;
plot(X,Y,'r');
plot(X,Y,'bo');
legend('1628.94','Location','southoutside');
